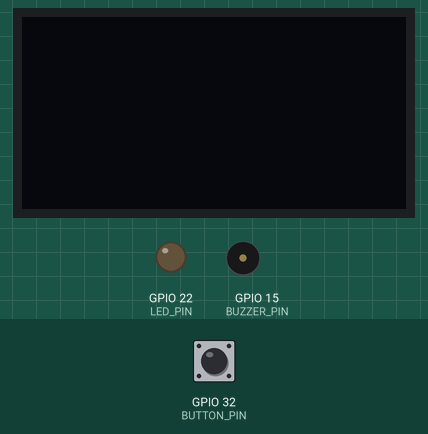
Bench run of a sketch on a simulated ESP32. Parts: 128×64 one-colour display, output pins drawn as LEDs (lit = HIGH), buzzer (waves = sounding). The test bench sets the inputs (shaded band); at power-on: GPIO 32 (BUTTON_PIN) HIGH.

Above: at 1.2 s.
1.3 s: GPIO 32 (BUTTON_PIN) pulled LOW for 0.15 s
At 2.3 s:
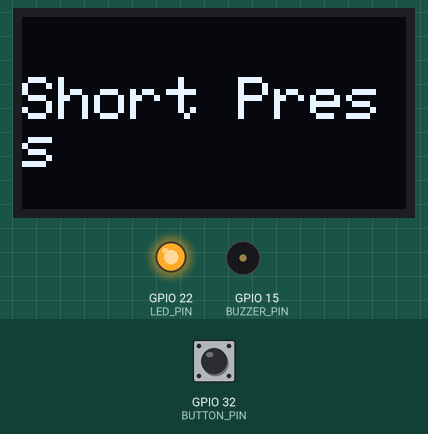
3.0 s: GPIO 32 (BUTTON_PIN) pulled LOW for 3.2 s
At 7.1 s:
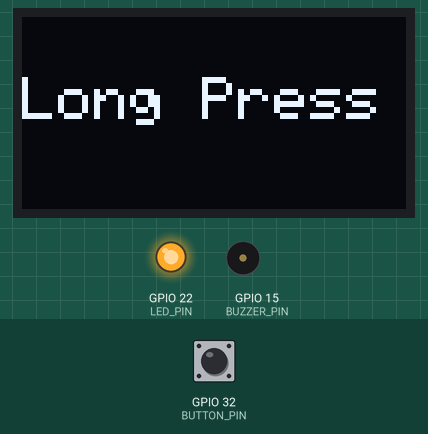
8.2 s: GPIO 32 (BUTTON_PIN) pulled LOW for 1 s
At 9.9 s:
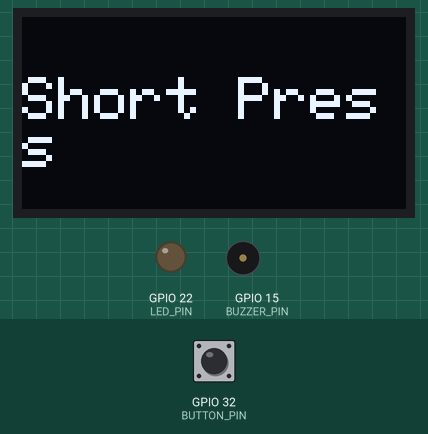
10.7 s: GPIO 32 (BUTTON_PIN) pulled LOW for 3.2 s
At 15.4 s:
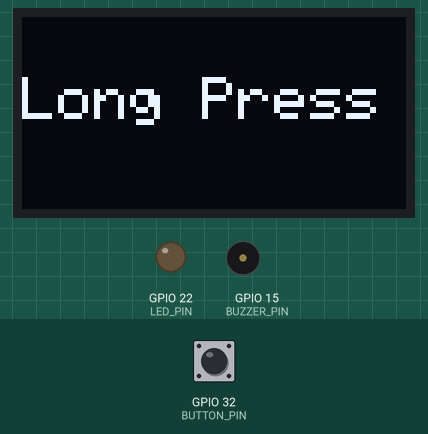
15.9 s: GPIO 32 (BUTTON_PIN) pulled LOW for 0.15 s
At 17.0 s:
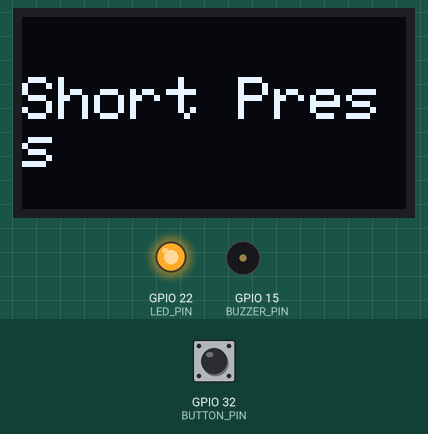
Timing chart, 0 to 18.6 s (numbered marks = the images above; inputs shaded):
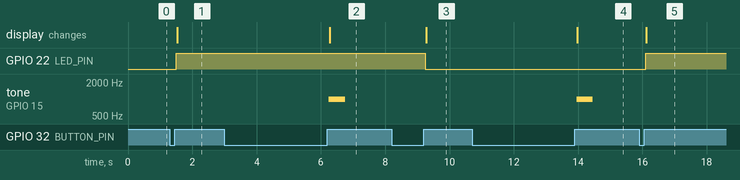

Measured:
- after the input at 1.3 s, GPIO 22 (LED_PIN): LOW → HIGH after 0.20 s; the display: changes after 0.23 s (image 1)
- after the input at 3.0 s, tone on GPIO 15 (BUZZER_PIN): silent → 1000 Hz after 3.3 s, → silent 0.50 s later; the display: changes after 3.3 s (image 2)
- after the input at 8.2 s, GPIO 22 (LED_PIN): HIGH → LOW after 1.1 s; the display: changes after 1.1 s (image 3)
- after the input at 10.7 s, tone on GPIO 15 (BUZZER_PIN): silent → 1000 Hz after 3.3 s, → silent 0.50 s later; the display: changes after 3.3 s (image 4)
- after the input at 15.9 s, GPIO 22 (LED_PIN): LOW → HIGH after 0.20 s; the display: changes after 0.23 s (image 5)

The sketch:

sketch.ino
```cpp
// Ali Hassan
// 1011
#include <Wire.h>
#include <Adafruit_GFX.h>
#include <Adafruit_SSD1306.h>

#define SCREEN_WIDTH 128
#define SCREEN_HEIGHT 64
#define OLED_RESET    -1
Adafruit_SSD1306 display(SCREEN_WIDTH, SCREEN_HEIGHT, &Wire, OLED_RESET);

#define BUTTON_PIN 32
#define LED_PIN    22
#define BUZZER_PIN 15

const unsigned long LONG_PRESS_MS = 1500;
const unsigned long DEBOUNCE_MS = 50;

int lastButtonState = HIGH;
int stableState = HIGH;
unsigned long lastDebounce = 0;
unsigned long pressStart = 0;

void setup() {
  pinMode(BUTTON_PIN, INPUT_PULLUP);
  pinMode(LED_PIN, OUTPUT);
  pinMode(BUZZER_PIN, OUTPUT);

  if (!display.begin(SSD1306_SWITCHCAPVCC, 0x3C)) for(;;);
  display.clearDisplay();
  display.setTextSize(2);
  display.setTextColor(SSD1306_WHITE);

  digitalWrite(LED_PIN, LOW);
  digitalWrite(BUZZER_PIN, LOW);
}

void loop() {
  unsigned long currentMillis = millis();
  int reading = digitalRead(BUTTON_PIN);

  // Debounce
  if (reading != lastButtonState) lastDebounce = currentMillis;
  if (currentMillis - lastDebounce >= DEBOUNCE_MS) {
    if (stableState != reading) {
      stableState = reading;

      if (reading == LOW) pressStart = currentMillis;  // button pressed
      else {  // button released
        unsigned long pressDuration = currentMillis - pressStart;
        display.clearDisplay();
        display.setCursor(0,20);

        if (pressDuration < LONG_PRESS_MS) {
          // Short press → toggle LED
          digitalWrite(LED_PIN, !digitalRead(LED_PIN));
          display.println("Short Press");
        } else {
          // Long press → buzzer
          tone(BUZZER_PIN, 1000, 500);
          display.println("Long Press");
        }
        display.display();
      }
    }
  }

  lastButtonState = reading;
}
```
